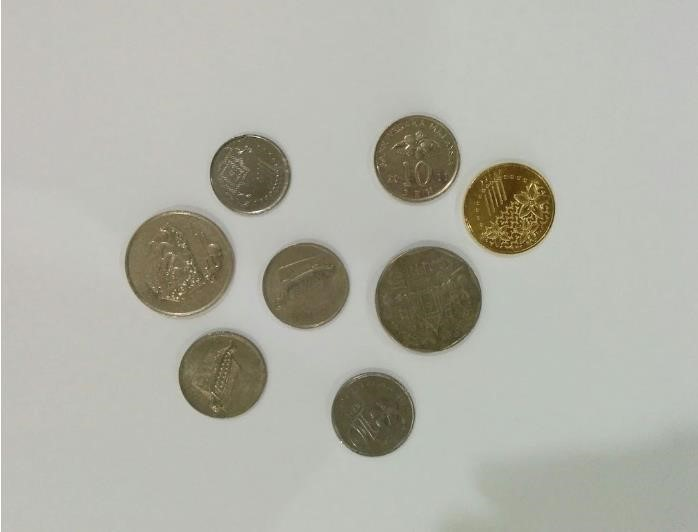
#> input picture input.jpg, 698 x 532 px
$ python assignment.py
#> lines starting #> are read from the running program, lines starting #| are printed output that depends on the picture; after the words box and inside, x2 and y2 are one past the last pixel; in counts of white or black regions, pixels touching at a corner belong together
import cv2 as cv
import numpy as np
from PIL import Image

img = cv.imread("./coins.jpg", cv.IMREAD_UNCHANGED)
img2 = cv.imread("./input.jpg", cv.IMREAD_UNCHANGED)
#> img2 is the input picture: shape (532, 698, 3); mean B, G, R 167.1, 176.8, 176.6

# resize image
def resize_img(input_path,output_path,new_size):
#> called with input_path = 'sample.jpg', output_path = 'output_task1.jpg', new_size = (256, 256)
    with Image.open(input_path) as img:
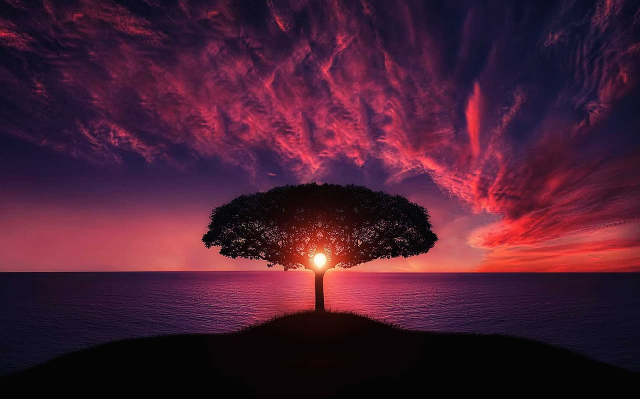
#> input picture sample.jpg, 1280 x 797 px (shown at 1/2 size)
#> img is the input picture: PIL image 1280x797 RGB; mean R, G, B 73.6, 30.3, 51.2
        new_img=img.resize(new_size)
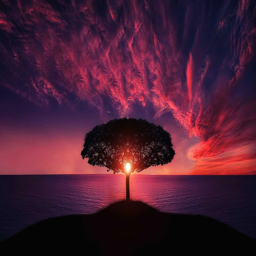
#> new_img: PIL image 256x256 RGB; mean R, G, B 73.6, 30.3, 51.2
        new_img.save(output_path)
        new_img.show("Modified Image")

input_path="sample.jpg"
output_path="output_task1.jpg"
new_size= (256,256)


class coinCounter():

    def __init__(self,Image,wHeight,wWidth):


        self.Image = Image
        self.wWidth =wWidth
        self.wHeight =wHeight
        self.totalObjects = 0
        # self.Image = cv.resize(self.Image, (256,256), interpolation = cv.INTER_AREA)

        self.rgb2gray()
        self.gray2bin(165)
        self.show("Binary Image ",self.Image)


    def show(self,prompt, img):
        cv.namedWindow(prompt, cv.WINDOW_NORMAL)
        cv.imshow(prompt, img)
        cv.waitKey(0)


    def setChannels(self):
        # arranging channels to rgb from bgr but that is no longer required i suppose

        blue = self.Image[:, :, 0]
        green = self.Image[:, :, 1]
        red = self.Image[:, :, 2]
        self.Image[:, :, 0] = red
        self.Image[:, :, 1] = green
        self.Image[:, :, 2] = blue
        return self.Image


    def showChannel(image, idx, prompt,self):
        temp = np.array(image)
        temp[:, :, (idx+1) % 3] = 0
        temp[:, :, (idx+2) % 3] = 0

        self.show(prompt=prompt, img=temp)


    # converts rgb to grayscale image by taking maximum intensity values

    def rgb2gray(self):
        blue = self.Image[:, :, 0]
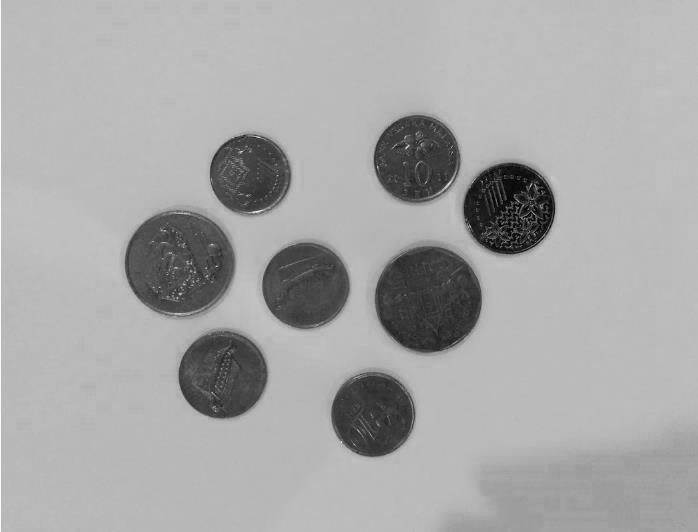
#> blue: shape (532, 698); min 0, max 251, mean 167.1
        green = self.Image[:, :, 1]
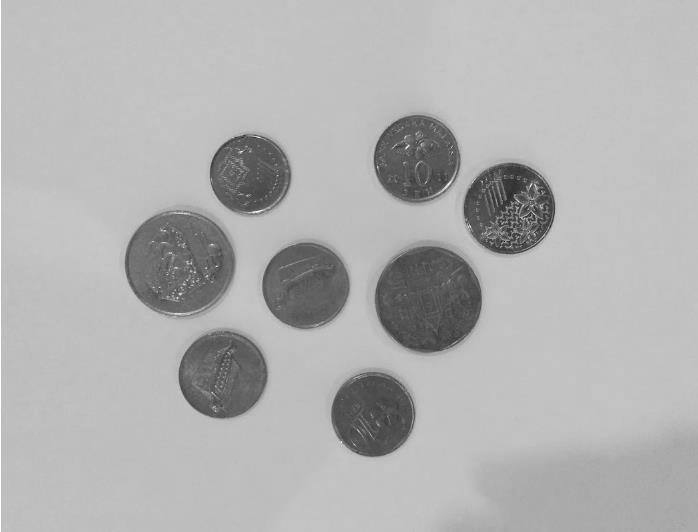
#> green: shape (532, 698); min 19, max 255, mean 176.8
        red = self.Image[:, :, 2]
        self.Image = np.maximum(blue, green, red)
        self.show("Gray Scale Image", self.Image)
        return self.Image


    def gray2bin(self,threshold):
#> called with threshold = 165
        self.Image = np.where(self.Image < threshold, 0, 255).astype(np.uint8)
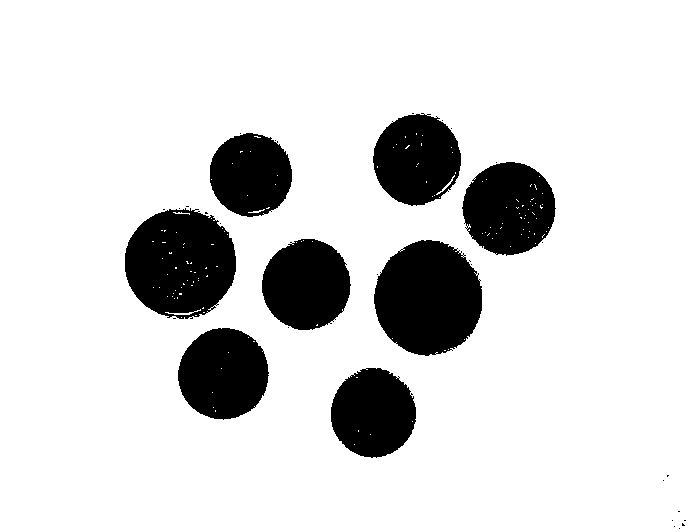
#> self.Image: shape (532, 698); 85% white; 33 black regions (25 under 20 px), largest, box (x1, y1, x2, y2) and area: (374, 240, 482, 356) 9643, (125, 208, 236, 319) 9404, (462, 162, 556, 256) 6672
        return self.Image

    # the size of window should be such that it must be less than the space between two objects
    # not every zero  is object and not every non zero is boundary

    # a window is assigned to the object if it is all dark or maxDark and
    # the pixels in its neighbour (in our traversal we will always move from left to right and then from top to bottom)
    # so our concerned condition will be (top is object || left pixel is object)
    # final label will be logical or of above condition applied on (every element of left most coloumn and top most row)
    # have been assigned to some object
    # if it is start than we shall assign it the object value

    # check the condition where window moves out of the image

    # areas that are object are assigned number between 10 and 10 + n


    # if we find more thatn 50% dark in some area but there is no neighbour then
    # we assign it a speecial value of 10 (that means it has potential to
    # be an object but no neighbour is found yet)


    def checkWindow(self, startRow, startCol):
        dark = 0
        white = 0


        for i in range(self.wWidth):
            for j in range(self.wHeight):
                if ((i+startRow) >= np.shape(self.Image)[0] or (j+startCol) >= np.shape(self.Image)[1]):
                    continue
                if (self.Image[i+startRow][j+startCol] == 0):
                    dark += 1
                else:
                    white += 1

        isDark = dark >= white

        if (isDark == True ):
            isNibrObj = self.isNeighbourObj(startRow, startCol)

            if(isNibrObj[0] == True):
                if (isNibrObj[1] == 10):
                    self.totalObjects += 1

                    self.labelWindow(startRow, startCol, 128 + self.totalObjects * 8)

                    # this condition can be improved
                    self.Image = np.where(self.Image==10,128 + self.totalObjects * 8,self.Image)

                else:
                    self.labelWindow( startRow, startCol,isNibrObj[1] )
                    self.Image = np.where(self.Image==10,isNibrObj[1],self.Image)


            else:
                self.labelWindow( startRow, startCol, 10)


            return

            #  that means this window is undoubtedly the part of a object

            #  that means this window is undoubtedly the part of a boundary


    def isNeighbourObj(self, startRow, startCol):
        # tells wheather their is any object in the neighbours or not
        if (startRow - 1 < 0 and startCol-1 < 0):
            # that means we are at start
            return False, 0

        searchStartRow = startRow - 1
        searchStartCol = startCol - 1
        isObj = False


        neighboursAtTop = []
        neighboursAtLeft = []


        for i in range(self.wWidth):

            if ((searchStartRow) >= np.shape(self.Image)[0] or (startCol + i) >= np.shape(self.Image)[1] or len(neighboursAtTop) > 0):
                continue

            isObj = self.Image[searchStartRow][startCol + i] != 0 and self.Image[searchStartRow][startCol + i] != 255

            if (isObj == True):
                neighboursAtTop.append(self.Image[searchStartRow][startCol + i])


        for i in range(self.wHeight):
            if ((startRow + i) >= np.shape(self.Image)[0] or (searchStartCol) >= np.shape(self.Image)[1] or len(neighboursAtLeft) > 0):
                continue
            isObj = self.Image[startRow + i][searchStartCol] != 0 and  self.Image[startRow + i][searchStartCol] != 255
            if (isObj == True):
                neighboursAtLeft.append(self.Image[startRow + i][searchStartCol])


        topNeiSet = list(set(neighboursAtTop))
        leftNeiSet=list(set(neighboursAtLeft))
        if(len(neighboursAtLeft)==0 or len(neighboursAtTop)==0):
            if(len(neighboursAtLeft)!=0):

                return True, neighboursAtLeft[0]
            if(len(neighboursAtTop)!=0):

                return True, neighboursAtTop[0]

            return False,0


        # lines below will only execute if both of the lists are non zero

        # code below is based on the assumption that the window will encounter at most 1 distinct neighbour at top and one at left


        if(topNeiSet[0] != leftNeiSet[0] and topNeiSet[0] !=10 and leftNeiSet[0]!=10):
            #that means we have two different neighbours assigned so
            # print("reducing total objects by 1")
            self.totalObjects -= 1

            # assigning window at left, the label of window at top


            self.Image = np.where(self.Image == leftNeiSet[0],topNeiSet[0],self.Image)

            return True,topNeiSet[0]

       # if window has same neighbours then
        return True,topNeiSet[0]


    def labelWindow(self, startRow, startCol, label):
        # marks whole window with some label decided by search
        for i in range(self.wHeight):
            for j in range(self.wWidth):
                if ((i+startRow) >= np.shape(self.Image)[0] or (j+startCol) >= np.shape(self.Image)[1]):
                    continue
                self.Image[i+startRow][j+startCol] = label


    def countObjects(self):
        # stride is automically set here
        # i, j means the next startRow and startCol

        i = 0
        rows, cols = np.shape(self.Image)
#> rows = 532; cols = 698
        while (i < rows):
            rows, cols = np.shape(self.Image)
            j = 0
            while(j<cols):
            # for j in range(cols):
                self.checkWindow(i,j)
                j += self.wWidth
            i += self.wHeight

        print("total objects ", self.totalObjects)
#| total objects  8
        self.show((f"Segmented Image with {self.totalObjects} coins"),self.Image)
#> call 3 of show, with prompt = 'Segmented Image with 8 coins'
#> in show (call 3), `cv.imshow(prompt, img)`:
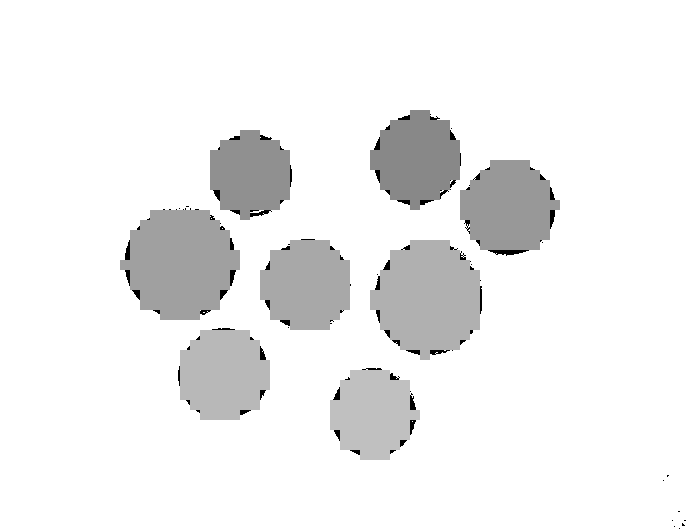
#> window 'Segmented Image with 8 coins': shape (532, 698); min 0, max 255, mean 239.3

# counter = coinCounter(img,10,10)

# counter.countObjects()

resize_img(input_path,output_path,new_size)
counter = coinCounter(img2,10,10)

counter.countObjects()
